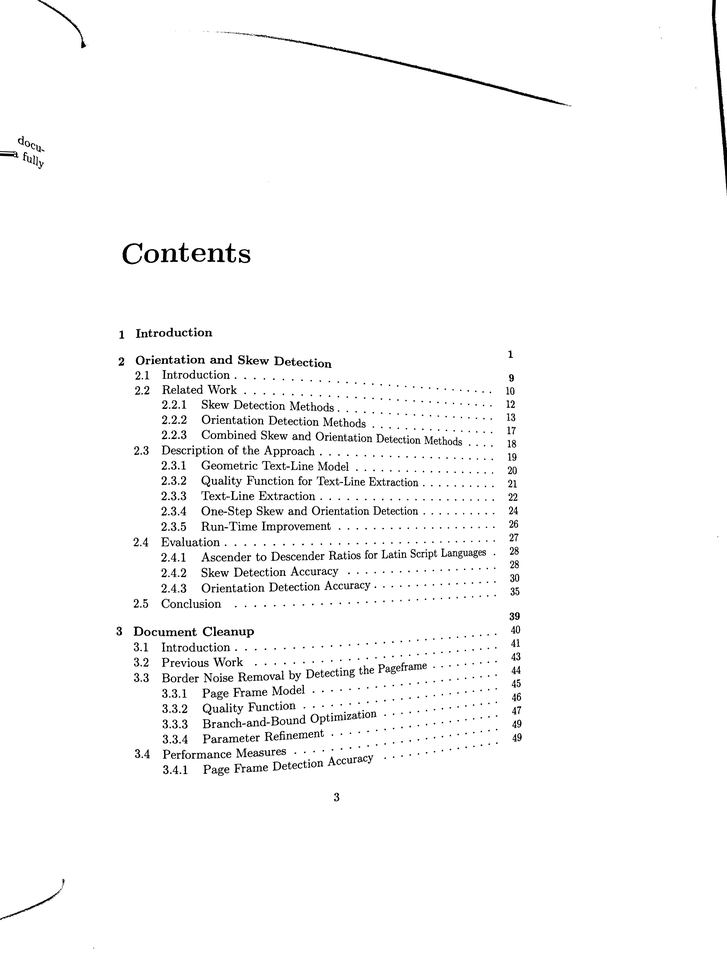
#> input picture demo/demo1.png, 727 x 970 px, shrunk from 2592 x 3456 before the run
$ python thangDong.py
#> lines starting #> are read from the running program, lines starting #| are printed output that depends on the picture; after the words box and inside, x2 and y2 are one past the last pixel; in counts of white or black regions, pixels touching at a corner belong together
import enum
import cv2
import numpy as np
from scipy.interpolate import CubicSpline, UnivariateSpline
import numpy as np
import random
from operator import add, sub

FILE_NAME = 'demo/demo1.png'

DILATE_KERNEL = None  #np.ones((3,5), np.uint8)
DILATE_LITERATION = 3
MIN_CONTOUR_SIZE = 80
MAX_CONTOUR_SIZE = 100000
MAX_CONTOUR_WIDTH = 1000
MAX_CONTOUR_HEIGHT = 500

FIND_NEXT_WIDTH = 10
FIND_NEXT_MAX_DISTANCE = 60
FIND_NEXT_MAX_DEGREE = 30

MINIMUM_LEN_SPLINE = 4
SPLINE_S = 1000


def center(M):
    cX = int(M["m10"] / M["m00"])
    cY = int(M["m01"] / M["m00"])
    return cX, cY

def linear_function(M):
    c_x, c_y = center(M)
    theta = 0.5 * np.arctan2(2 * M["mu11"], M["mu20"] - M["mu02"])
    alpha = np.tan(theta)
    angle = np.degrees(np.arctan(alpha))
    if angle < -FIND_NEXT_MAX_DEGREE or angle > FIND_NEXT_MAX_DEGREE:
        return None

    return lambda x : c_y + alpha * (x - c_x)

def get_next_contour(mask, current_contour, M, delta, max_distance):
    h, w = mask.shape

    c_x, c_y = center(M)
    theta = 0.5 * np.arctan2(2 * M["mu11"], M["mu20"] - M["mu02"])
    alpha = np.tan(theta)
    angle = np.degrees(np.arctan(alpha))
    if angle < -FIND_NEXT_MAX_DEGREE or angle > FIND_NEXT_MAX_DEGREE:
        return None, -1

    x = c_x
    y = c_y
    delta = delta / np.cos(np.arctan(alpha))
    while pow(pow(x - c_x, 2) + pow(y - c_y, 2), 0.5) < max_distance:
        x += 1
        y += alpha

        _x = int(x)
        if _x < 0 or _x >= w:
            break

        for _y in range(int(y - delta), int(y + delta + 1)):
            if _y < 0 or _y >= h:
                break

            ### draw line
            img_fncnt[_y][_x] += 200

            if mask[_y][_x] != 0:
                if int(mask[_y][_x]) - 1 != current_contour:
                    return int(mask[_y][_x]) - 1, pow(pow(x - c_x, 2) + pow(y - c_y, 2), 0.5)

                c_x = x
                c_y = y

    return None, -1

def connect_pair(pairs):
    chains = []

    check = [False] * len(pairs)
    i = 0
    while True:
        while i < len(pairs) and check[i] is not False:
            i += 1
        if i == len(pairs):
            break

        chain = [i]
        while True:
            next = pairs[chain[-1]]
            if next is None:
                break

            else:
                if check[next] is False:
                    check[next] = True
                    chain.append(next)
                else:
                    # check[next] is the index of chain have begin element is next
                    chains[check[next]] = chain + chains[check[next]]
                    check[chain[0]] = check[next]
                    check[next] = True

                    chain = []
                    break

        if len(chain) > 0:
            check[i] = len(chains)
            chains.append(chain)
    return chains

def check_size(contour):
    area = cv2.contourArea(contour)
    [x, y, w, h] = cv2.boundingRect(contour)

    return area > MIN_CONTOUR_SIZE and area < MAX_CONTOUR_SIZE and w < MAX_CONTOUR_WIDTH and h < MAX_CONTOUR_HEIGHT

def find_function(chain, contours_moments):
    center_points= []
    for contour_index in chain:
        center_points.append(center(contours_moments[contour_index]))

    # calculating Spline for chain
    center_points.sort()
    i = 0
    while i < len(center_points):
        if center_points[i][0] == center_points[i-1][0]:
            center_points.pop(i)
        else:
            i += 1
    if len(center_points) < 2:
        return None

    _center_points = zip(*center_points)
    _center_points = list(_center_points)
    if len(center_points) < MINIMUM_LEN_SPLINE:
        return CubicSpline(_center_points[0], _center_points[1])
    return UnivariateSpline(_center_points[0], _center_points[1], s=SPLINE_S)

def len_route(route):
    sum = 0.0
    for i in range(1, len(route)):
        sum += pow((route[i][0] - route[i-1][0])**2 + (route[i][1] - route[i-1][1])**2, 0.5)

    return sum

def find_neighbor(mask, current_contour, begin_point, f, x_function = add):
    h, w = mask.shape

    x = begin_point[0]
    route = []
    while len_route(route) < FIND_NEXT_MAX_DISTANCE:
        x = x_function(x, 1)
        y = f(x)
        route.append((x, float(y)))

        if len(route) < 2:
            delta = FIND_NEXT_WIDTH
        else:
            dx = route[-1][0] - route[-2][0]
            dy = route[-1][1] - route[-2][1]
            delta = FIND_NEXT_WIDTH / np.cos(np.arctan(dy / dx))


        _x = int(x)
        if _x < 0 or _x >= w:
            break

        for _y in range(int(y - delta), int(y + delta + 1)):
            if _y < 0 or _y >= h:
                break

            ### draw line
            # img_fncnt[_y][_x] += 100

            if mask[_y][_x] != 0:
                if int(mask[_y][_x]) - 1 != current_contour:
                    return int(mask[_y][_x]) - 1, len_route(route)

                route.clear()

    return None, -1

def drawLine(img, f, color, begin = None, end = None):
    h, w, _ = img.shape
    if end is None:
        begin = 0
        end = w

    for x in range(begin, end):
        y = int(f(x))
        if 0 <= y < h:
            img[y][x] = color

def find_closest_element(mask, chain, contours_moments):
    f = find_function(chain, contours_moments)
    if f is None:
        return None, None

    prev_element = find_neighbor(mask, chain[0], center(contours_moments[chain[0]]), f, sub)
    next_element = find_neighbor(mask, chain[-1], center(contours_moments[chain[-1]]), f, add)
    return prev_element, next_element


global img_fncnt

# read image and threshold
img = cv2.imread(FILE_NAME)
#> img is the input picture: shape (970, 727, 3); min 0, max 255, mean 249.2
gray = cv2.cvtColor(img, cv2.COLOR_RGB2GRAY)
bin = cv2.adaptiveThreshold(gray, 255, cv2.ADAPTIVE_THRESH_GAUSSIAN_C, cv2.THRESH_BINARY, 101, 20)
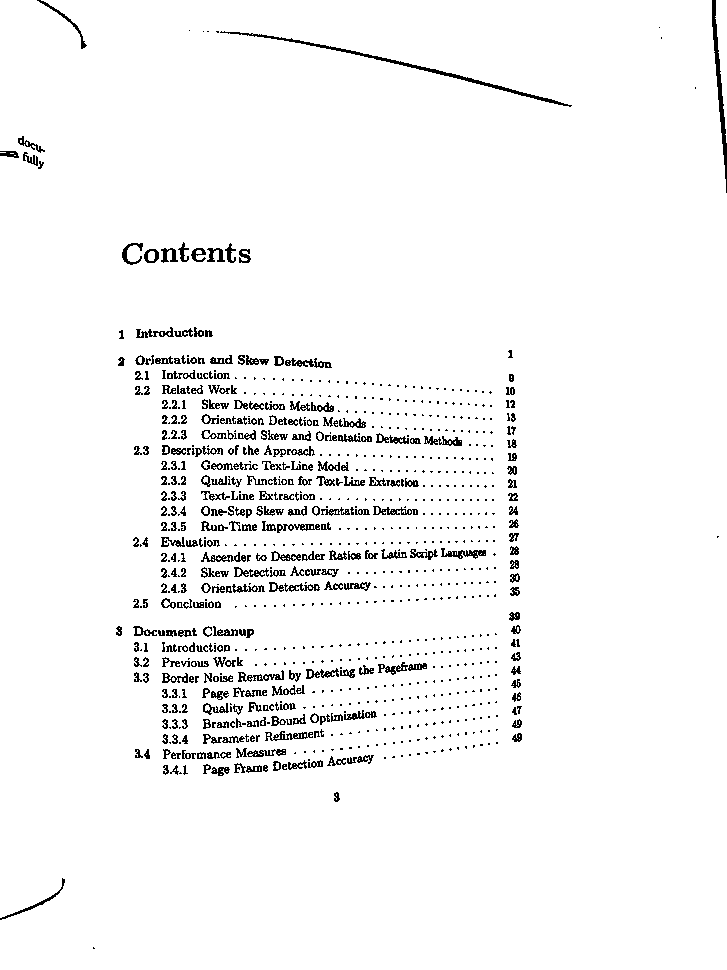
#> bin: shape (970, 727); 96.4% white; black in thin lines or dots

img_cnt = img.copy()
img_fncnt = img.copy()

# reduce noise ?
# connect small component
revert = 255 - bin
#> revert: shape (970, 727); 3.6% white in thin lines or dots
dilate = cv2.dilate(revert, kernel=DILATE_KERNEL, iterations=DILATE_LITERATION)
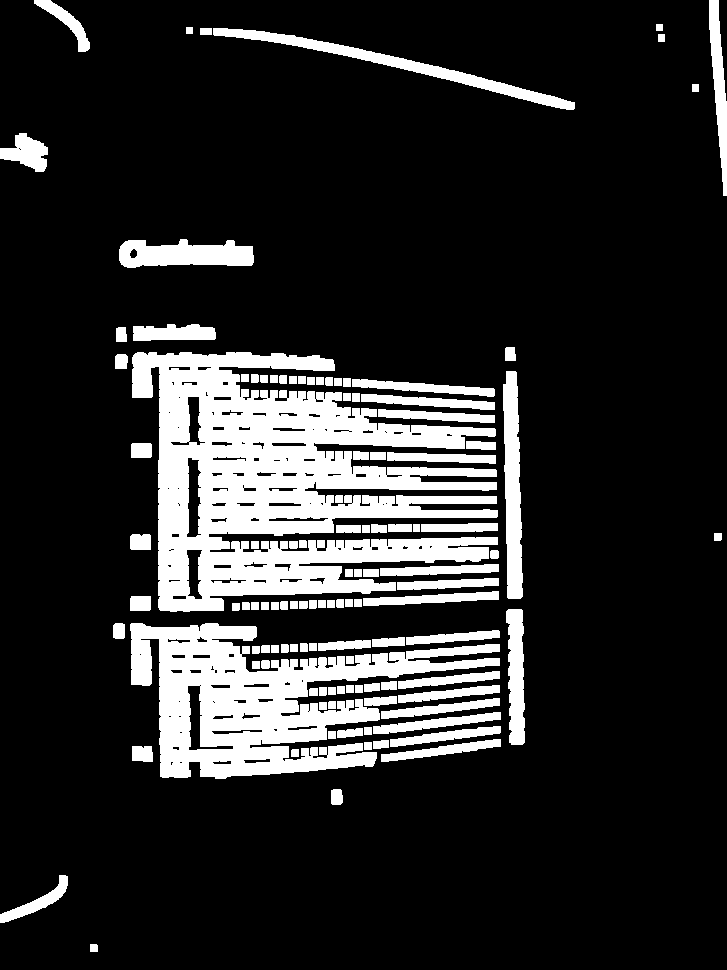
#> dilate: shape (970, 727); 16.6% white; 115 white regions

#find contours and remove small contours
contours, _ = cv2.findContours(dilate, cv2.RETR_EXTERNAL, cv2.CHAIN_APPROX_NONE)
#> contours = 115 contours; largest, box (x1, y1, x2, y2) and area: (132, 352, 498, 612) 52536, (130, 623, 500, 779) 25928, (213, 28, 575, 110) 3356, (503, 371, 523, 599) 3137, (119, 239, 254, 268) 2774
contours = list(filter(lambda contour: check_size(contour), contours))
#> contours = 49 contours; largest, box (x1, y1, x2, y2) and area: (132, 352, 498, 612) 52536, (130, 623, 500, 779) 25928, (213, 28, 575, 110) 3356, (503, 371, 523, 599) 3137, (119, 239, 254, 268) 2774

### drawing contour with index
for contour_index, contour in enumerate(contours):
    x, y, w, h = cv2.boundingRect(contours[contour_index])
    cv2.rectangle(img_cnt, (x, y), (x + w, y + h), (0, 255, 0), 1)
    cv2.putText(img_cnt, str(contour_index), (x, y - 2), cv2.FONT_HERSHEY_SIMPLEX, 0.5, (0, 0, 100), 2)
#> this loop made 49 passes
#> (x, y, w, h) on passes 1 to 8: (0, 875, 68, 48), (331, 789, 12, 16), (132, 746, 21, 16), (373, 740, 16, 9), (381, 739, 120, 23), (337, 728, 26, 10), (390, 726, 111, 21), (373, 712, 128, 22)
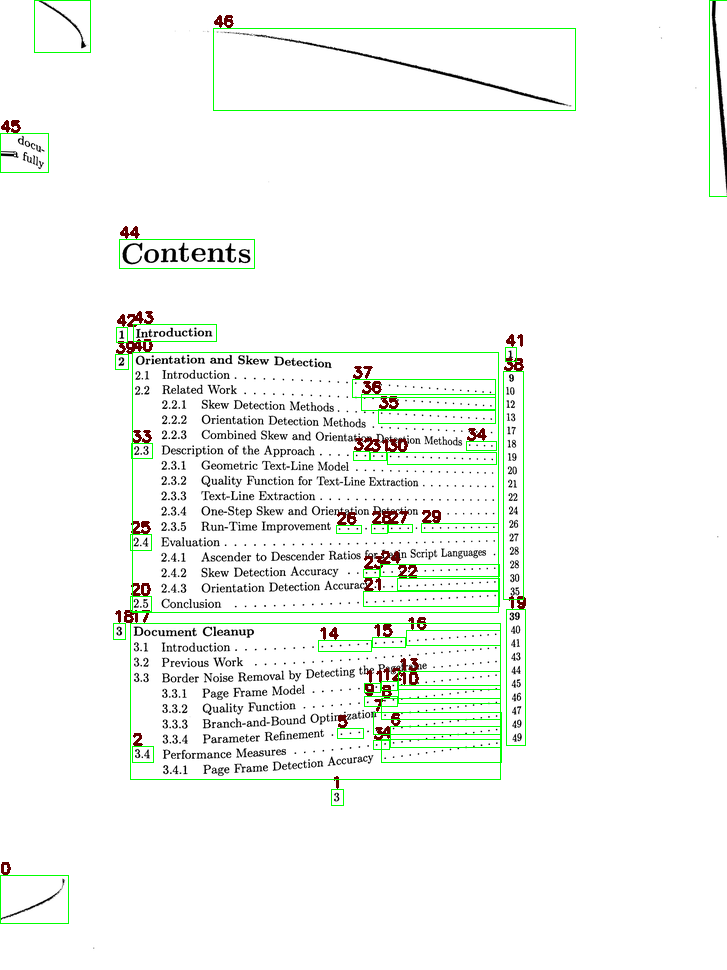
#> img_cnt: shape (970, 727, 3); 2.34% of pixels changed, all inside (x1, y1, x2, y2) = (0, 0, 727, 924)


cv2.imwrite('result_dilate.png', dilate)
cv2.imwrite('result_cnt.png', img_cnt)
# exit()


# create mask of contours
mask = np.zeros(bin.shape)
for i, contour in enumerate(contours):
    cv2.fillPoly(mask, pts = [contour], color = i + 1)
#> this loop made 49 passes
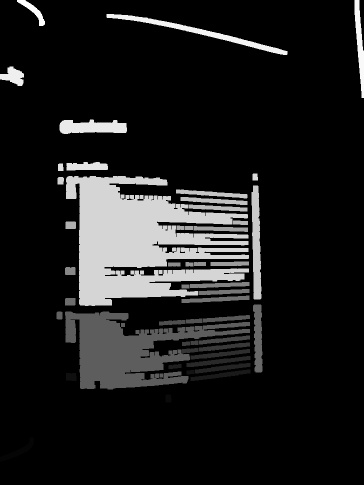
#> mask: shape (970, 727) float64 (shown at 1/2 size); min 0, max 49, mean 5.4; drawn with min black and max white

# calculate moment of contours
contours_moments = []
for contour in contours:
    contours_moments.append(cv2.moments(contour))
#> after the loop, contours_moments = 49 items

# get pair of 2 words
print('Find pairs')
pairs = [None] * len(contours)
#> pairs = 49 items
contours_distance = [[-1, 0]] * len(contours)
#> contours_distance = 49 pairs, first value -1 to -1, second value 0 to 0
for i, contour in enumerate(contours):
    next_contour_index, distance = get_next_contour(mask, i, contours_moments[i], FIND_NEXT_WIDTH, FIND_NEXT_MAX_DISTANCE)
    if next_contour_index is not None:
        if contours_distance[next_contour_index][0] == -1:
            pairs[i] = next_contour_index
            contours_distance[next_contour_index] = i, distance

        elif distance < contours_distance[next_contour_index][1]:
            pairs[contours_distance[next_contour_index][0]] = None

            pairs[i] = next_contour_index
            contours_distance[next_contour_index] = i, distance
#> this loop made 49 passes
#> (theta in get_next_contour, alpha in get_next_contour, angle in get_next_contour) on passes 3 to 10: (0.138, 0.138, 7.88), (-0.127, -0.128, -7.27), (-0.135, -0.136, -7.75), (-0.114, -0.114, -6.52), (-0.127, -0.128, -7.3), (-0.118, -0.119, -6.77), (-0.115, -0.116, -6.59), (-0.0778, -0.0779, -4.46)

# ## print pairs
# for i, pair in enumerate(pairs):
#     print(i, pair)

# connect pair to chains
print('Connect pairs...')
chains = connect_pair(pairs)
# ## print chains
# for chain in chains:
#     print(chain)

# extend the long chains
print('Extend the chains with isolate...')
long_chains = []
isolate_contours = []
for chain in chains:
    if len(chain) > 1:
        long_chains.append(chain)
    else:
        isolate_contours.append(chain + [-1] * 3)
#> this loop made 30 passes
#> chain on passes 1 to 8: [0], [36, 37, 36, 1], [2], [3, 7, 8, 10, 13], [4, 6], [5], [9, 12], [14, 15, 16, 17, 11]

# isolate_contours -> 0: contour_index, 1: chain_index, 2: distance, 3: type
# add isolate element to chain
long_chains_done = []
closed_contours = [None] * len(long_chains)
while True:
    i = 0
    while i < len(long_chains):
        if closed_contours[i] is None:
            prev_cnt, next_cnt = find_closest_element(mask, long_chains[i], contours_moments)
            if prev_cnt[0] is None and next_cnt[0] is None:
                long_chains_done.append(long_chains[i])
                long_chains.pop(i)
                closed_contours.pop(i)
                continue
            else:
                closed_contours[i] = (prev_cnt, next_cnt)
        i += 1

    for chain_index, closed_contours_pair in enumerate(closed_contours):
        for i, closed_contour in enumerate(closed_contours_pair):
            if closed_contour[0] is None:
                continue

            for contour in isolate_contours:
                if closed_contour[0] == contour[0]:
                    if contour[2] == -1 or closed_contour[1] < contour[2]:
                        contour[1] = chain_index
                        contour[2] = closed_contour[1]
                        contour[3] = i
                    break

    i = 0
    have_insert = False
    while i < len(isolate_contours):
        if isolate_contours[i][1] != -1:
            if isolate_contours[i][3] == 0:
                long_chains[isolate_contours[i][1]].insert(0, isolate_contours[i][0])
            else:
                long_chains[isolate_contours[i][1]].append(isolate_contours[i][0])
            closed_contours[isolate_contours[i][1]] = None
            isolate_contours.pop(i)
            have_insert = True
        else:
            i += 1
    if not have_insert:
        break

# for i, chain in enumerate(long_chains):
#     print(i ,': ', chain, closed_contours[i])

# connect chains together
print('Connect chains together')
connect_chain = []
for i in range(0, len(long_chains)):
    connect_chain.append([[None, -1], [None, -1]])
#> this loop made 9 passes
for chain_index, closed_contour in enumerate(closed_contours):
    for t, contour in enumerate(closed_contour):
        if contour[0] is None:
            continue

        for i, chain in enumerate(long_chains):
            if contour[0] == chain[t - 1]:
                if connect_chain[i][t - 1][1] == -1 or contour[1] < connect_chain[i][t - 1][1]:
                    connect_chain[i][t - 1][0] = chain_index
                    connect_chain[i][t - 1][1] = contour[1]
                break
#> this loop made 9 passes
#> closed_contour on passes 1 to 8: ((37, 0), (17, 0)), ((7, 0), (17, 0)), ((6, 3.88), (7, 0)), ((17, 0), (17, 0)), ((17, 0), (17, 0)), ((40, 8.72), (40, 0)), ((40, 0), (40, 0)), ((40, 0), (40, 0))

while True:
    i = 0
    while i < len(connect_chain) and connect_chain[i][1][0] is None:
        i+= 1
    if i == len(connect_chain):
        break

    next_chain_index = connect_chain[i][1][0]
    if connect_chain[next_chain_index][0][0] == i:
        long_chains[i].extend(long_chains[next_chain_index])

        connect_chain[i][1] = connect_chain[next_chain_index][1]
        next_next_chain_index = connect_chain[i][1][0]
        if next_next_chain_index is not None and connect_chain[next_next_chain_index][0][0] == next_chain_index:
            connect_chain[next_next_chain_index][0][0] = i

        connect_chain[next_chain_index][1] = [None, -2]  # -2 the hien da gan vao 1 chain khac
    else:
        connect_chain[i][1] = [None, -1]

i = 0
while i < len(long_chains):
    if connect_chain[i][1][1] == -2:
        long_chains.pop(i)
        connect_chain.pop(i)
    else:
        i += 1

chains = long_chains_done + long_chains

lines = []
for chain in chains:
    ### drawing center point on original image
    center_points= []
    for contour_index in chain:
        center_points.append(center(contours_moments[contour_index]))
    color1 = list(np.random.choice(range(256), size=3))
    color =[int(color1[0]), int(color1[1]), int(color1[2])]
    for i, contour_index in enumerate(chain):
        cv2.circle(img_fncnt, center_points[i], radius=10, color = color, thickness=-1)
        cv2.putText(img_fncnt , str(contour_index), center_points[i], cv2.FONT_HERSHEY_SIMPLEX, 0.6, (0, 100, 100), 2)

    # calculating CubicSpline for each chain
    f = find_function(chain, contours_moments)
    lines.append([-1, f])

    ### drawing a line
    drawLine(img_fncnt, f, color)
#> this loop made 9 passes
#> chain on passes 1 to 8: [36, 37, 36, 1], [3, 7, 8, 10, 13], [4, 6], [9, 12], [14, 15, 16, 17, 11], [21, 22, 24], [23, 40, 29], [26, 28, 27]
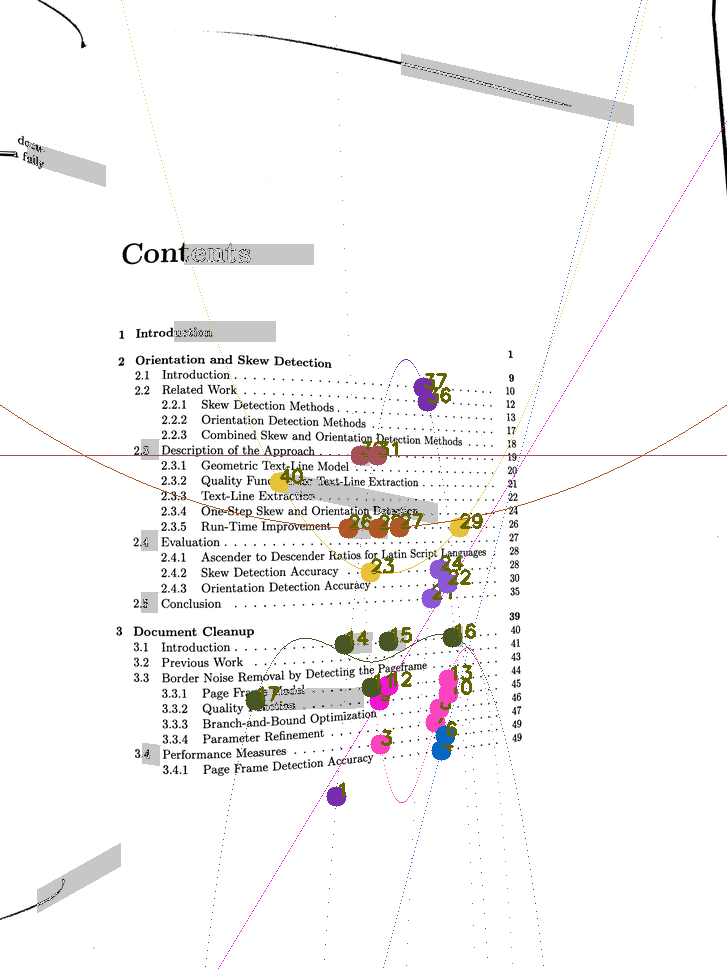
#> img_fncnt: shape (970, 727, 3); 4.98% of pixels changed, all inside (x1, y1, x2, y2) = (0, 0, 727, 969)


cv2.imwrite('result_fnct.png', img_fncnt)

# draw isolate contour
for contour_index, _, _, _ in isolate_contours:
    f = linear_function(contours_moments[contour_index])
    if f is not None:
        chains.append([contour_index])
        lines.append([-1, f])
#> this loop made 21 passes
#> contour_index on passes 1 to 8: 0, 2, 5, 18, 19, 20, 25, 30

# add the start point (main_axis)
for i, line in enumerate(lines):
    f = line[1]
    begin_contour_index = chains[i][0]

    x = center(contours_moments[begin_contour_index])[0]
    while True:
        x -= 1
        y = f(x)

        _x, _y = int(x), int(y)
        main_axis = _y
        if _x < 0 or _x >= w or _y < 0 or _y >= h or mask[_y][_x] == 0:
            break
    line[0] = main_axis
#> this loop made 22 passes


# create list store place of contour in chains
pos = [-1] * len(contours)
for i, chain in enumerate(chains):
    for contour_index in chain:
        pos[contour_index] = i
#> this loop made 22 passes

# create result image
print('Starting create new image...')
new = np.zeros(bin.shape) + 255
h, w = new.shape

for y in range(0, h):
    for x in range(0, w):
        if bin[y][x] == 0 and mask[y][x] != 0:
            chain_index = pos[int(mask[y][x] - 1)]
            if chain_index != -1:
                mainAxis, f = lines[chain_index]
                new_y = int(y + mainAxis - f(x))
                if 0<= new_y < h:
                    new[new_y][x] = 0
            else:
                pass
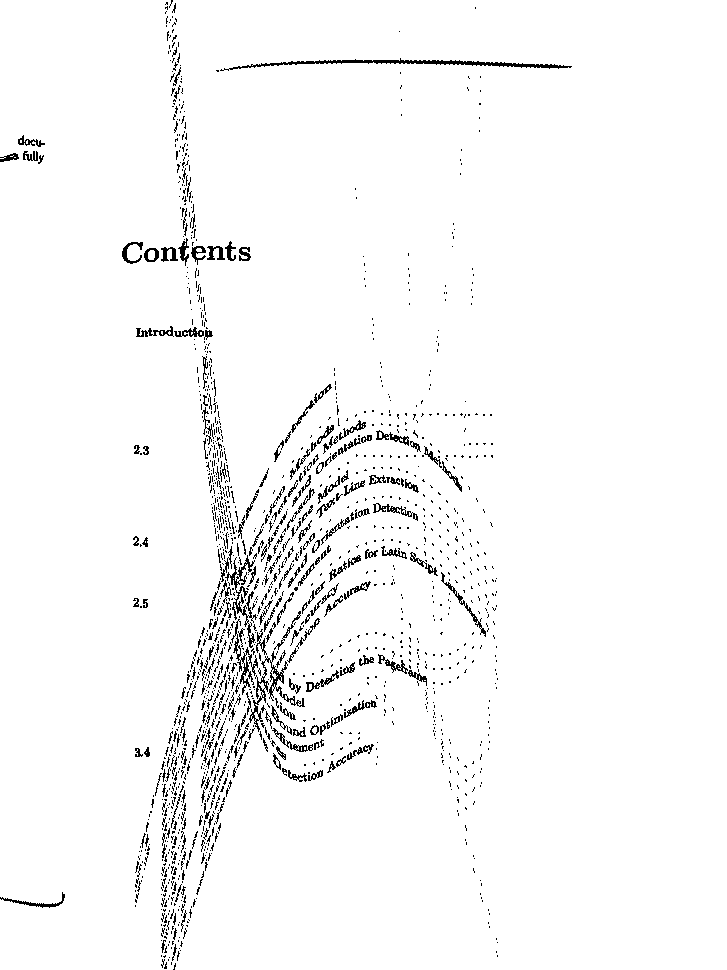
#> new: shape (970, 727) float64; 96.9% white; black in thin lines or dots, all inside (x1, y1, x2, y2) = (0, 0, 572, 970)

print('Done')

cv2.imwrite('result.png', new)
